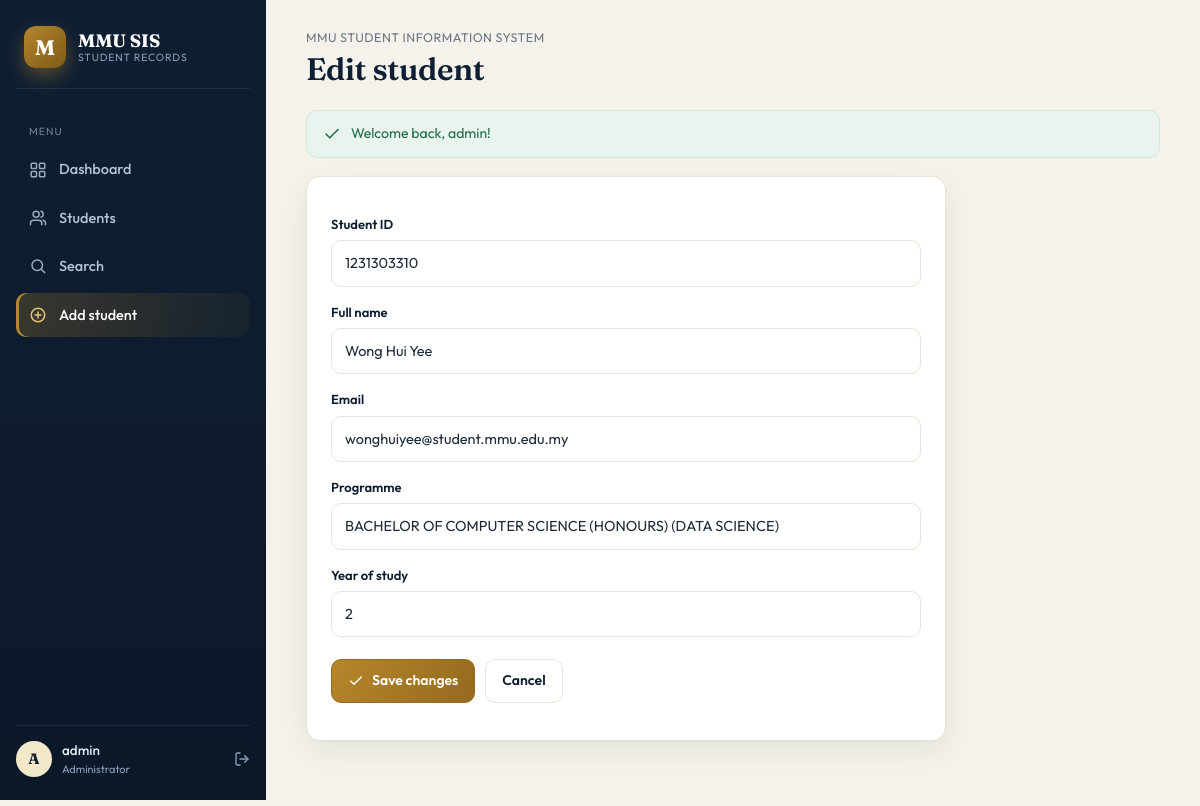
/student_form.php?id=2 (signed in), run on the app's committed database.
### tables this page shows
CREATE TABLE IF NOT EXISTS students (
    id         INT AUTO_INCREMENT PRIMARY KEY,
    student_id VARCHAR(20)  NOT NULL UNIQUE,
    name       VARCHAR(100) NOT NULL,
    email      VARCHAR(120) DEFAULT NULL,
    program    VARCHAR(100) DEFAULT NULL,
    year       TINYINT      NOT NULL DEFAULT 1,
    created_at TIMESTAMP    NOT NULL DEFAULT CURRENT_TIMESTAMP,
    INDEX idx_students_name (name),
    INDEX idx_students_program (program)
);

### src/db.php (called while the page is built, shortened)
<?php
function db(): PDO
{
    $config = require __DIR__ . '/config.php';
    $db = $config['db'];
    $dsn = sprintf(
        'mysql:host=%s;port=%d;dbname=%s;charset=utf8mb4',
        $db['host'],
        $db['port'],
        $db['name']
    );
    $options = [
        PDO::ATTR_ERRMODE            => PDO::ERRMODE_EXCEPTION,
        PDO::ATTR_DEFAULT_FETCH_MODE => PDO::FETCH_ASSOC,
        PDO::ATTR_EMULATE_PREPARES   => false,
    ];
    $pdo = new PDO($dsn, $db['user'], $db['pass'], $options);
    return $pdo;
}

### src/helpers.php (called while the page is built, shortened)
<?php
function h(?string $value): string
{
    return htmlspecialchars((string) $value, ENT_QUOTES | ENT_HTML5, 'UTF-8');
}

### public/student_form.php (the view, shortened to what this page needs)
<?php
require_once __DIR__ . '/../src/layout.php';
$id      = (int) ($_GET['id'] ?? 0);
$editing = $id > 0;
$student = ['student_id' => '', 'name' => '', 'email' => '', 'program' => '', 'year' => 1];
if ($editing) {
    $stmt = db()->prepare('SELECT * FROM students WHERE id = ?');
    $stmt->execute([$id]);
    $student = $stmt->fetch() ?: $student;
}
?>
<div class="card" style="max-width:640px">
  <form method="post">
    <label>Student ID</label>
    <input name="student_id" value="<?= h($student['student_id']) ?>" placeholder="e.g. 1211109038" required>
    <label>Full name</label>
    <input name="name" value="<?= h($student['name']) ?>" placeholder="e.g. Tai Zhi Xuan" required>
    <label>Email</label>
    <input name="email" type="email" value="<?= h($student['email']) ?>" placeholder="name@student.mmu.edu.my">
    <label>Programme</label>
    <input name="program" value="<?= h($student['program']) ?>" placeholder="e.g. BACHELOR OF COMPUTER SCIENCE (HONOURS) (SOFTWARE ENGINEERING)">
    <label>Year of study</label>
    <input type="number" name="year" min="1" max="7" value="<?= h((string) $student['year']) ?>">
    <p class="row" style="margin-top:22px">
      <button class="btn primary" type="submit"><?= icon('check') ?> <?= $editing ? 'Save changes' : 'Add student' ?></button>
      <a class="btn alt" href="students.php">Cancel</a>
    </p>
  </form>
</div>

### public/assets/style.css (style rules this page uses)
:root { --ink:#0f1f33; --ink-2:#16304d; --paper:#f4f2ea; --card:#ffffff; --line:#e8e3d6; --line-2:#eef0f3; --text:#1f2a38; --muted:#6b7785; --gold:#b6862c; --gold-deep:#946a1f; --gold-soft:#f4e8cb; --green:#2f7d54; --green-soft:#e9f4ee; --red:#c0392b; --red-soft:#fbecea; --blue-soft:#e8eef7; --blue-ink:#2c4a6e; --shadow:0 1px 2px rgba(15,31,51,.04), 0 10px 30px rgba(15,31,51,.07); --radius:14px; }
* { box-sizing:border-box }
html,body { margin:0;padding:0 }
body { font-family:'Outfit',system-ui,Segoe UI,sans-serif;background:var(--paper);color:var(--text);font-size:15px;line-height:1.55;-webkit-font-smoothing:antialiased;text-rendering:optimizeLegibility }
a { color:var(--gold-deep);text-decoration:none }
.app { display:grid;grid-template-columns:266px 1fr;min-height:100vh }
.card { background:var(--card);border:1px solid var(--line);border-radius:var(--radius);padding:22px 24px;box-shadow:var(--shadow);margin-bottom:20px }
.btn { display:inline-flex;align-items:center;gap:8px;background:var(--ink);color:#fff;border:1px solid var(--ink);border-radius:10px;padding:10px 16px;font:inherit;font-weight:600;font-size:14px;cursor:pointer;transition:transform .15s,box-shadow .15s,background .15s,color .15s,border-color .15s;text-decoration:none;white-space:nowrap }
.btn.primary { background:linear-gradient(120deg,var(--gold),var(--gold-deep));border-color:var(--gold-deep) }
.btn.alt { background:#fff;color:var(--ink);border-color:var(--line) }
label { display:block;margin:15px 0 6px;font-size:13px;font-weight:600;color:var(--ink) }
input,select { width:100%;padding:11px 13px;border:1px solid var(--line);border-radius:10px;font:inherit;font-size:14.5px;background:#fff;color:var(--text);transition:border-color .15s,box-shadow .15s }
input::placeholder { color:#9aa6b2 }
.row { display:flex;gap:10px;flex-wrap:wrap;align-items:center }

### data on the page
students: student_id "1231303310", name "Wong Hui Yee", email "wonghuiyee@student.mmu.edu.my", program "BACHELOR OF COMPUTER SCIENCE (HONOURS) (DATA SCIENCE)", year "2"

### other printed values
$label "Dashboard Students Search Add student"
substr($user['username'], 0, 1) "A"
$user['username'] "admin"
$title "Edit student"
$f "Welcome back, admin!"
